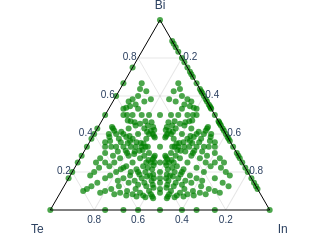
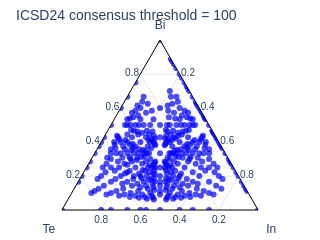
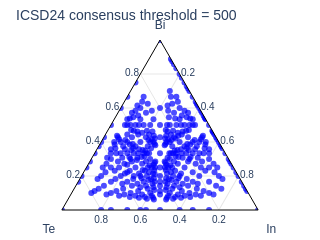
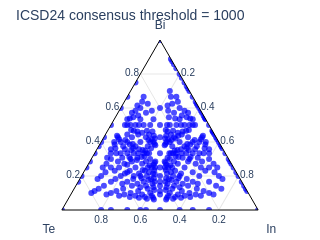

Here is the notebook cell these charts were saved with, in order:
### Code cell
from __future__ import annotations

import random

import numpy as np
import plotly.graph_objects as go
from pymatgen.core import Composition, Element

elements = ["Bi", "Te", "In"]

import itertools

from smact.screening import smact_validity

max_stoich = 8
all_compositions = [
    Composition({el: amt for el, amt in zip(elements, amt_list)}).reduced_composition
    for amt_list in itertools.product(range(max_stoich + 1), repeat=len(elements))
    if max(amt_list) > 0
]
valid_compositions = [
    comp for comp in all_compositions if smact_validity(comp)
]  # add ox threshold and see if it makes the phase diagram tighter-
unique_valid_compositions = list(set(valid_compositions))
print(f"Number of unique valid compositions: {len(unique_valid_compositions)} out of {len(all_compositions)}")

from smact.utils.oxidation import ICSD24OxStatesFilter

# Initialise the oxidation state filter
ox_filter = ICSD24OxStatesFilter()
ox_states_df = ox_filter.ox_states_df
ox_states_df.head(15)

supplied_oxidation_states = [
    "smact14",
    "icsd24",
    "icsd16",
    "pymatgen_sp",
    "oxidation_states_icsd24_100.txt",
]
# Extract fractional compositions
e1 = np.array([comp[elements[0]] for comp in unique_valid_compositions])
e2 = np.array([comp[elements[1]] for comp in unique_valid_compositions])
e3 = np.array([comp[elements[2]] for comp in unique_valid_compositions])

# Normalize to get fractions
total = e1 + e2 + e3
e1 = e1 / total
e2 = e2 / total
e3 = e3 / total

# plot with line from origin_fig
fig = go.Figure()
# mp entries
fig.add_trace(
    go.Scatterternary(
        a=e1,
        b=e2,
        c=e3,
        mode="markers",
        marker=dict(
            size=6,
            color="green",
            symbol="circle",
            opacity=0.7,
        ),
        name="SMACT Valid",
        cliponaxis=False,
    )
)
# layout
axis_style = dict(
    title=dict(font=dict(size=10)),
    linewidth=1,
    linecolor="black",
    gridcolor="rgba(128, 128, 128, 0.2)",
    showticklabels=True,
    tickvals=[0.2, 0.4, 0.6, 0.8],
)
fig.update_layout(
    font=dict(size=10, family="Arial"),
    width=210,
    height=210,
    ternary=dict(
        bgcolor="rgba(0, 0, 0, 0)",
        aaxis=dict(axis_style, title=elements[0]),
        baxis=dict(axis_style, title=elements[1]),
        caxis=dict(axis_style, title=elements[2]),
    ),
    margin=dict(l=20, r=20, b=30, t=20),
    showlegend=False,
    legend=dict(
        x=0.65,
        y=1.08,
    ),
)
# Show the plot
fig.show()
# save image
# fig.write_image("figures/smact.pdf")

###############################################################################
# STEP 5: ICSD24 THRESHOLD SWEEP
###############################################################################
# reuse single file for threshold sweep
#thresholds = [0, 1, 2, 3, 5, 10]
thresholds = [100,500,1000]
current_fname = "icsd24_current.txt"
for thr in thresholds:
    # Generate a filtered ICSD24 oxidation-state list (overwrite same file)
    icsd_filter = ICSD24OxStatesFilter()
    icsd_filter.write(current_fname, consensus=thr, include_zero=False, commonality="low")

    # Apply SMACT validity with the custom oxidation-state set
    valid_thr = [comp for comp in all_compositions if smact_validity(comp, oxidation_states_set=current_fname)]
    unique_thr = list(set(valid_thr))

    # Convert to fractional coordinates
    e1_t = np.array([comp[elements[0]] for comp in unique_thr])
    e2_t = np.array([comp[elements[1]] for comp in unique_thr])
    e3_t = np.array([comp[elements[2]] for comp in unique_thr])
    total_t = e1_t + e2_t + e3_t
    e1_t /= total_t
    e2_t /= total_t
    e3_t /= total_t

    # Plot for this threshold
    fig_t = go.Figure()
    fig_t.add_trace(
        go.Scatterternary(
            a=e1_t, b=e2_t, c=e3_t, mode="markers", marker=dict(size=6, color="blue", opacity=0.7), name=f"thr={thr}"
        )
    )
    fig_t.update_layout(
        title=f"ICSD24 consensus threshold = {thr}",
        font=dict(size=10, family="Arial"),
        width=210,
        height=210,
        ternary=dict(
            bgcolor="rgba(0, 0, 0, 0)",
            aaxis=dict(axis_style, title=elements[0]),
            baxis=dict(axis_style, title=elements[1]),
            caxis=dict(axis_style, title=elements[2]),
        ),
        margin=dict(l=20, r=20, b=30, t=40),
        showlegend=False,
    )
    fig_t.show()

### Figure 1 — Plotly figure (JSON) as saved in the notebook; plotly's stock layout.template omitted (floating-point values rounded to 4 significant figures; data arrays with more than 128 entries replaced by an {"elided": "..."} marker saying what was removed)
{"data": [{"a": {"elided": "366 float values"}, "b": {"elided": "366 float values"}, "c": {"elided": "366 float values"}, "cliponaxis": false, "marker": {"color": "green", "opacity": 0.7, "size": 6, "symbol": "circle"}, "mode": "markers", "name": "SMACT Valid", "type": "scatterternary"}], "layout": {"font": {"family": "Arial", "size": 10}, "height": 210, "legend": {"x": 0.65, "y": 1.08}, "margin": {"b": 30, "l": 20, "r": 20, "t": 20}, "showlegend": false, "ternary": {"aaxis": {"gridcolor": "rgba(128, 128, 128, 0.2)", "linecolor": "black", "linewidth": 1, "showticklabels": true, "tickvals": [0.2, 0.4, 0.6, 0.8], "title": {"text": "Bi"}}, "baxis": {"gridcolor": "rgba(128, 128, 128, 0.2)", "linecolor": "black", "linewidth": 1, "showticklabels": true, "tickvals": [0.2, 0.4, 0.6, 0.8], "title": {"text": "Te"}}, "bgcolor": "rgba(0, 0, 0, 0)", "caxis": {"gridcolor": "rgba(128, 128, 128, 0.2)", "linecolor": "black", "linewidth": 1, "showticklabels": true, "tickvals": [0.2, 0.4, 0.6, 0.8], "title": {"text": "In"}}}, "width": 210}}

### Figure 2 — Plotly figure (JSON) as saved in the notebook; plotly's stock layout.template omitted (floating-point values rounded to 4 significant figures; data arrays with more than 128 entries replaced by an {"elided": "..."} marker saying what was removed)
{"data": [{"a": {"elided": "393 float values"}, "b": {"elided": "393 float values"}, "c": {"elided": "393 float values"}, "marker": {"color": "blue", "opacity": 0.7, "size": 6}, "mode": "markers", "name": "thr=100", "type": "scatterternary"}], "layout": {"font": {"family": "Arial", "size": 10}, "height": 210, "margin": {"b": 30, "l": 20, "r": 20, "t": 40}, "showlegend": false, "ternary": {"aaxis": {"gridcolor": "rgba(128, 128, 128, 0.2)", "linecolor": "black", "linewidth": 1, "showticklabels": true, "tickvals": [0.2, 0.4, 0.6, 0.8], "title": {"text": "Bi"}}, "baxis": {"gridcolor": "rgba(128, 128, 128, 0.2)", "linecolor": "black", "linewidth": 1, "showticklabels": true, "tickvals": [0.2, 0.4, 0.6, 0.8], "title": {"text": "Te"}}, "bgcolor": "rgba(0, 0, 0, 0)", "caxis": {"gridcolor": "rgba(128, 128, 128, 0.2)", "linecolor": "black", "linewidth": 1, "showticklabels": true, "tickvals": [0.2, 0.4, 0.6, 0.8], "title": {"text": "In"}}}, "title": {"text": "ICSD24 consensus threshold = 100"}, "width": 210}}

### Figure 3 — Plotly figure (JSON) as saved in the notebook; plotly's stock layout.template omitted (floating-point values rounded to 4 significant figures; data arrays with more than 128 entries replaced by an {"elided": "..."} marker saying what was removed)
{"data": [{"a": {"elided": "393 float values"}, "b": {"elided": "393 float values"}, "c": {"elided": "393 float values"}, "marker": {"color": "blue", "opacity": 0.7, "size": 6}, "mode": "markers", "name": "thr=500", "type": "scatterternary"}], "layout": {"font": {"family": "Arial", "size": 10}, "height": 210, "margin": {"b": 30, "l": 20, "r": 20, "t": 40}, "showlegend": false, "ternary": {"aaxis": {"gridcolor": "rgba(128, 128, 128, 0.2)", "linecolor": "black", "linewidth": 1, "showticklabels": true, "tickvals": [0.2, 0.4, 0.6, 0.8], "title": {"text": "Bi"}}, "baxis": {"gridcolor": "rgba(128, 128, 128, 0.2)", "linecolor": "black", "linewidth": 1, "showticklabels": true, "tickvals": [0.2, 0.4, 0.6, 0.8], "title": {"text": "Te"}}, "bgcolor": "rgba(0, 0, 0, 0)", "caxis": {"gridcolor": "rgba(128, 128, 128, 0.2)", "linecolor": "black", "linewidth": 1, "showticklabels": true, "tickvals": [0.2, 0.4, 0.6, 0.8], "title": {"text": "In"}}}, "title": {"text": "ICSD24 consensus threshold = 500"}, "width": 210}}

### Figure 4 — Plotly figure (JSON) as saved in the notebook; plotly's stock layout.template omitted (floating-point values rounded to 4 significant figures; data arrays with more than 128 entries replaced by an {"elided": "..."} marker saying what was removed)
{"data": [{"a": {"elided": "393 float values"}, "b": {"elided": "393 float values"}, "c": {"elided": "393 float values"}, "marker": {"color": "blue", "opacity": 0.7, "size": 6}, "mode": "markers", "name": "thr=1000", "type": "scatterternary"}], "layout": {"font": {"family": "Arial", "size": 10}, "height": 210, "margin": {"b": 30, "l": 20, "r": 20, "t": 40}, "showlegend": false, "ternary": {"aaxis": {"gridcolor": "rgba(128, 128, 128, 0.2)", "linecolor": "black", "linewidth": 1, "showticklabels": true, "tickvals": [0.2, 0.4, 0.6, 0.8], "title": {"text": "Bi"}}, "baxis": {"gridcolor": "rgba(128, 128, 128, 0.2)", "linecolor": "black", "linewidth": 1, "showticklabels": true, "tickvals": [0.2, 0.4, 0.6, 0.8], "title": {"text": "Te"}}, "bgcolor": "rgba(0, 0, 0, 0)", "caxis": {"gridcolor": "rgba(128, 128, 128, 0.2)", "linecolor": "black", "linewidth": 1, "showticklabels": true, "tickvals": [0.2, 0.4, 0.6, 0.8], "title": {"text": "In"}}}, "title": {"text": "ICSD24 consensus threshold = 1000"}, "width": 210}}
